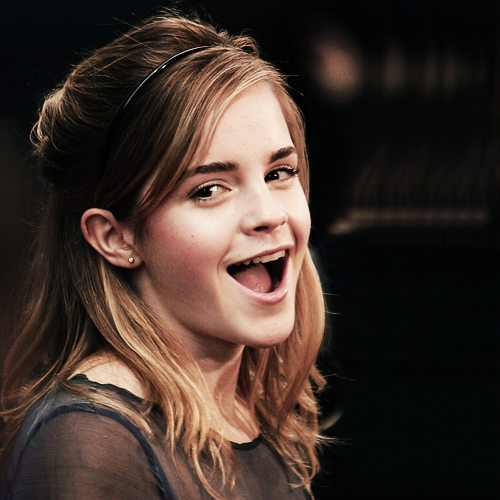
#> input picture emma.png, 500 x 500 px
$ python 'test_ convolution.py'
#> lines starting #> are read from the running program, lines starting #| are printed output that depends on the picture
#> further down, image is the input picture: shape (500, 500, 3); mean B, G, R 41.7, 49.1, 63.4
# import the necessary packages
from skimage.exposure import rescale_intensity
import numpy as np
import argparse
import cv2

def convolution(image, kernel):
    (iH, iW) = image.shape[:2]
#> iH = 500; iW = 500
    (kH, kW) = kernel.shape[:2]

    pad = (kW - 1) // 2
    image = cv2.copyMakeBorder(image, pad, pad, pad, pad, cv2.BORDER_REPLICATE)
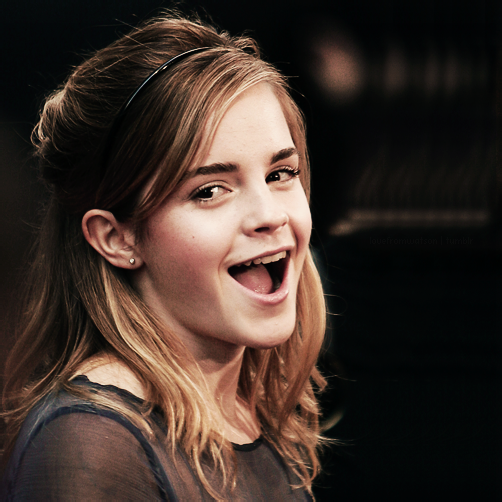
#> image: shape (502, 502, 3); mean of channels 0, 1, 2 41.5, 48.8, 63.1; drawn as B, G, R
    output = np.zeros((iH, iW), dtype = "float32")
    # loop over the input image, "sliding" the kernel across
	# each (x, y)-coordinate from left-to-right and top to
	# bottom
    for y in np.arange(pad, iH + pad):
        for x in np.arange(pad, iW + pad):
			# extract the ROI of the image by extracting the
			# *center* region of the current (x, y)-coordinates
			# dimensions
            roi = image[y - pad:y + pad + 1, x - pad:x + pad + 1]
			# perform the actual convolution by taking the
			# element-wise multiplicate between the ROI and
			# the kernel, then summing the matrix
            k = (roi * kernel).sum()
			# store the convolved value in the output (x,y)-
			# coordinate of the output image
            output[y - pad, x - pad] = k
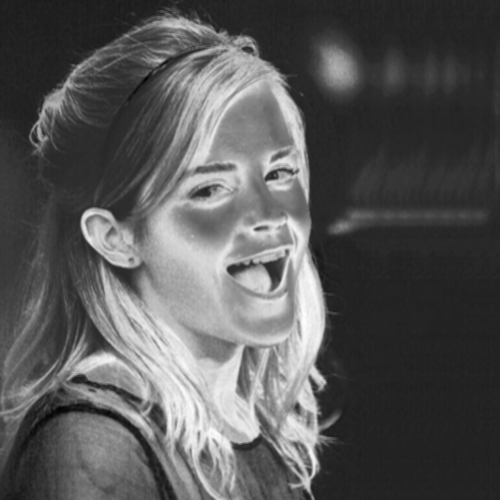
#> output: shape (500, 500) float32; min -248, max 1227, mean 260.3; drawn with min black and max white
    # rescale the output image to be in the range [0, 255]
    output = rescale_intensity(output, in_range=(0, 255))
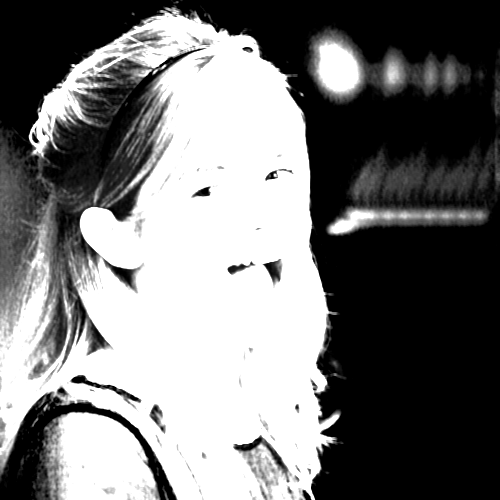
#> output: shape (500, 500) float32; min 0, max 1, mean 0.467
    output = (output * 255).astype("uint8")
	# return the output image
    return output

image = cv2.imread("./emma.png")
kernel = np.array((
	[-1, 0, 1],
	[-2, 0, 2],
	[-1, 0, 1]), dtype="int")
a = convolution(image, kernel)
cv2.imshow("anh", a)
cv2.waitKey()
